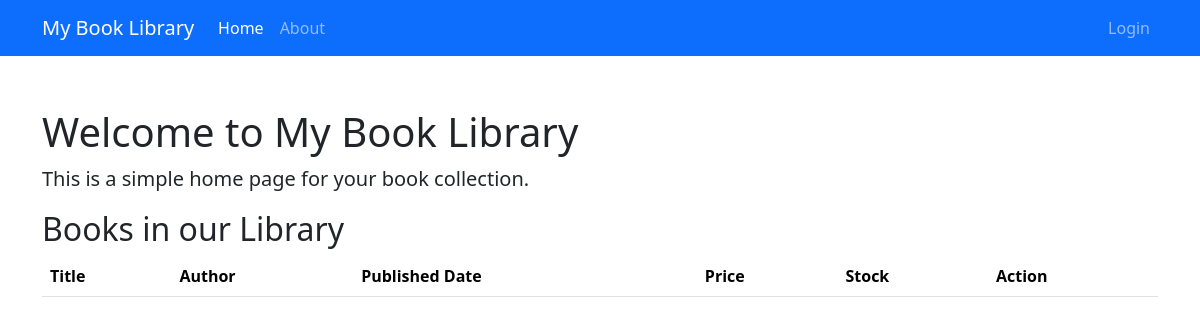
Before: / with the older database file.
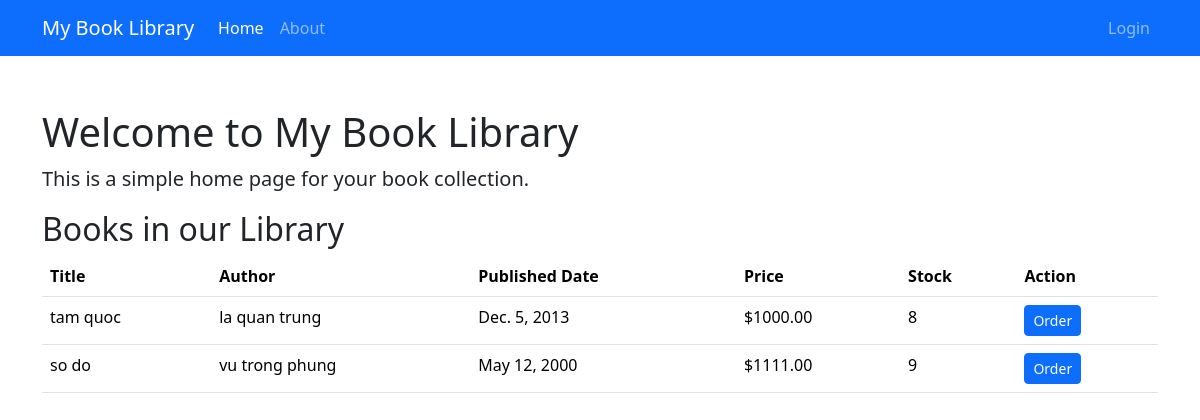
After: the same page with the newer database file.
### myapp/models.py (models this page shows, shortened)
class Book(models.Model):
    title = models.CharField(max_length=200)
    author = models.CharField(max_length=200)
    published_date = models.DateField()
    price = models.DecimalField(max_digits=6, decimal_places=2)
    stock = models.IntegerField(default=0)

### myapp/views.py (the view)
# urls.py: path('', views.home, name='home'),
def home(request):
    books = Book.objects.filter(stock__gt=0)
    return render(request, 'home.html', {'books': books})

### myapp/templates/home.html (shortened to what this page needs)
<!DOCTYPE html>
<html lang="en">
<head>
    <link href="https://cdn.jsdelivr.net/npm/bootstrap@5.3.2/dist/css/bootstrap.min.css" rel="stylesheet">
</head>
<body>
    <nav class="navbar navbar-expand-lg navbar-dark bg-primary fixed-top">
        <div class="container">
            <a class="navbar-brand" href="#">My Book Library</a>
            <div class="collapse navbar-collapse" id="navbarNav">
                <ul class="navbar-nav me-auto">
                    <li class="nav-item">
                        <a class="nav-link active" aria-current="page" href="{% url 'home' %}">Home</a>
                    </li>
                    <li class="nav-item">
                        <a class="nav-link" href="#">About</a>
                    </li>
                </ul>
                <ul class="navbar-nav">
                    {% if user.is_authenticated %}
                        <li class="nav-item">
                            <form method="post" action="{% url 'logout' %}" class="d-inline">
                                {% csrf_token %}
                                <button type="submit" class="btn btn-link nav-link">Logout</button>
                            </form>
                        </li>
                    {% else %}
                        <li class="nav-item">
                            <a class="nav-link" href="{% url 'login' %}">Login</a>
                        </li>
                    {% endif %}
                </ul>
            </div>
        </div>
    </nav>
    <div class="container">
        <h1 class="mt-5">Welcome to My Book Library</h1>
        <p class="lead">This is a simple home page for your book collection.</p>
        <div class="row">
            <div class="col-md-12">
                <h2>Books in our Library</h2>
                <table class="table">
                    <thead>
                        <tr>
                            <th>Title</th>
                            <th>Author</th>
                            <th>Published Date</th>
                            <th>Price</th>
                            <th>Stock</th>
                            <th>Action</th>
                        </tr>
                    </thead>
                    <tbody>
                        {% for book in books %}
                        <tr>
                            <td>{{ book.title }}</td>
                            <td>{{ book.author }}</td>
                            <td>{{ book.published_date }}</td>
                            <td>${{ book.price }}</td>
                            <td>{{ book.stock }}</td>
                            <td>
                                <a href="{% url 'order_book' book.id %}" class="btn btn-primary btn-sm">Order</a>
                            </td>
                        </tr>
                        {% endfor %}
                    </tbody>
                </table>
            </div>
        </div>
    </div>
</body>
</html>

### myapp/templates/home.html (style rules this page uses)
body { padding-top: 60px; }

Changed rows visible on the page:
added Book: title "tam quoc", author "la quan trung", published_date "Dec. 5, 2013", price "1000.00", stock "8"
added Book: title "so do", author "vu trong phung", published_date "May 12, 2000", price "1111.00", stock "9"
